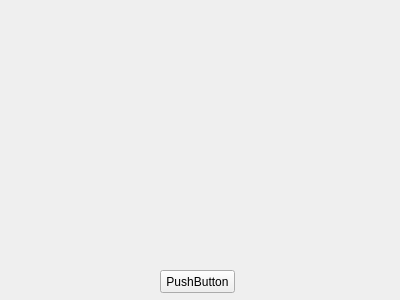
<?xml version="1.0" encoding="UTF-8"?>
<ui version="4.0">
 <class>Formmovie</class>
 <widget class="QWidget" name="Formmovie">
  <property name="geometry">
   <rect>
    <x>0</x>
    <y>0</y>
    <width>400</width>
    <height>300</height>
   </rect>
  </property>
  <property name="windowTitle">
   <string>Form</string>
  </property>
  <widget class="QPushButton" name="pushButton">
   <property name="geometry">
    <rect>
     <x>160</x>
     <y>270</y>
     <width>75</width>
     <height>23</height>
    </rect>
   </property>
   <property name="text">
    <string>PushButton</string>
   </property>
  </widget>
 </widget>
 <resources/>
 <connections/>
</ui>
